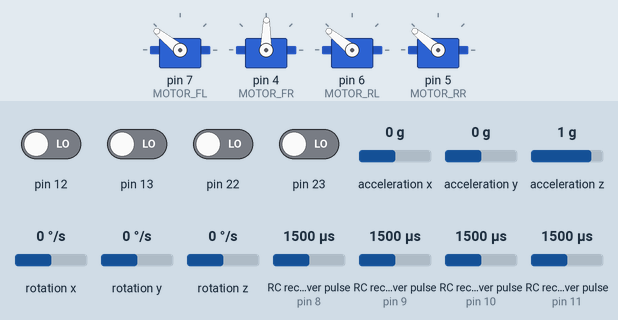
A sketch run on a simulated Arduino Uno, built with avr-gcc and run on an emulated ATmega328P. Parts: 4 × servo. Wiring (inferred from the names in the program): 4 × RC receiver channel: data pin 8 / data pin 9 / data pin 10 / data pin 11; MPU-6050 motion sensor at I2C address 0x68. The test bench sets the inputs (shaded band); at power-on: pin 12, pin 13, pin 22, pin 23 LOW, acceleration x 0 g, RC receiver pulse (sensors on pin 8, pin 9, pin 10, pin 11) 1500 µs, acceleration y 0 g, acceleration z 1 g, rotation x 0 °/s, rotation y 0 °/s, rotation z 0 °/s. What the sketch prints to the serial monitor is not drawn.

Above: at 2.1 s.
2.2 s: acceleration x set to -1.4 g
At 2.64 s:
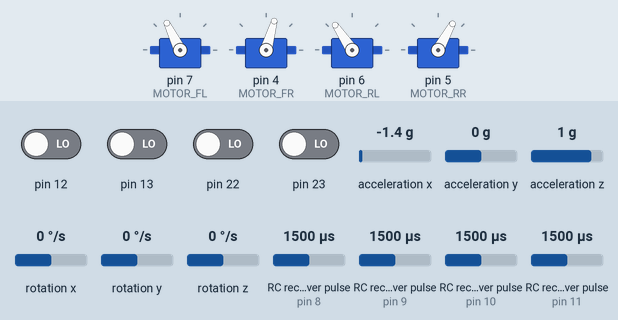
5.2 s: RC receiver pulse (sensor on pin 8) set to 1020 µs
At 5.39 s:
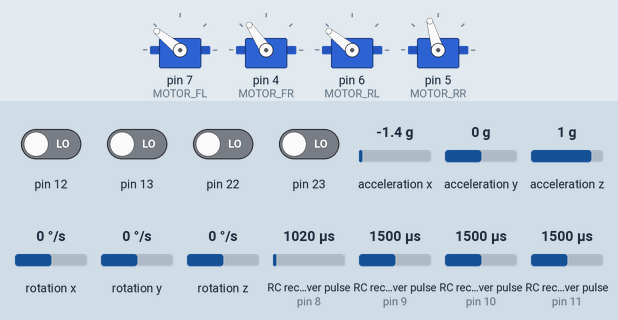
Timing chart, 0 to 19.8 s (numbered marks = the images above; inputs shaded):
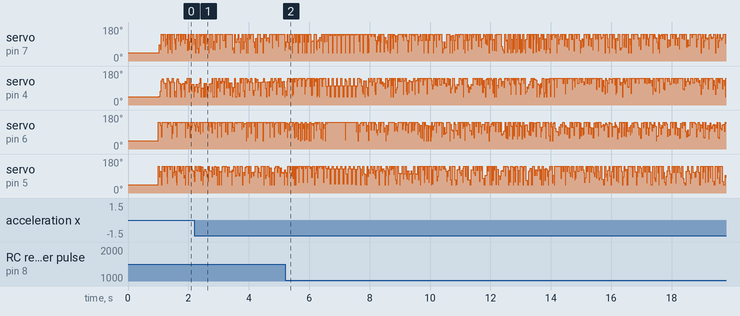

The sketch:

PID_TEST.ino
```cpp
#include <Wire.h>
#include <Servo.h>

// ========== أطراف المحركات ==========
#define MOTOR_FL  7
#define MOTOR_FR  4
#define MOTOR_RL  6 //7
#define MOTOR_RR  5

Servo escFL, escFR, escRL, escRR;

// ========== أطراف استقبال PWM من الريسيڤر ==========
#define RC_ROLL_PIN     8   // PB0
#define RC_PITCH_PIN    9   // PB1
#define RC_THROTTLE_PIN 10  // PB2
#define RC_YAW_PIN      11  // PB3

volatile uint16_t rc_values[4] = {1500, 1500, 1000, 1500};
volatile uint32_t rc_rise_time[4] = {0};
volatile bool rc_updated = false;

uint16_t rc_roll, rc_pitch, rc_throttle, rc_yaw;
unsigned long lastRxTime = 0;

// ========== إعدادات MPU6050 ==========
const int MPU_addr = 0x68;
float AccX, AccY, AccZ, GyroX, GyroY, GyroZ;
float gyroXoffset = 0, gyroYoffset = 0, gyroZoffset = 0;
float roll = 0, pitch = 0, yaw = 0;
float accRoll, accPitch;

// متغيرات حلقة التحكم الزمنية الثابتة (250Hz -> 4000us)
unsigned long loop_timer = 0;

// ----- إعدادات الإرسال للماتلاب -----
unsigned long lastSendTime = 0;
const unsigned long sendInterval = 5000; // 5000 ميكروثانية = 5ms (200Hz)

float roll_P_term = 0, roll_I_term = 0, roll_D_term = 0;

float roll_setpoint = 0, pitch_setpoint = 0, yaw_setpoint = 0;
float roll_error = 0, pitch_error = 0, yaw_error = 0;
float roll_integral = 0, pitch_integral = 0, yaw_integral = 0;
float roll_prev_error = 0, pitch_prev_error = 0, yaw_prev_error = 0;
float roll_prev_deriv = 0, pitch_prev_deriv = 0;
float roll_PID = 0, pitch_PID = 0, yaw_PID = 0.02;

float Kp_roll = 9, Ki_roll = 0.01, Kd_roll = 0.3;
float Kp_pitch = 9, Ki_pitch = 0.01, Kd_pitch = 0.3;
float Kp_yaw = 7, Ki_yaw = 0.00, Kd_yaw = 0.0;

int throttle_base = 1000;
const int MIN_PULSE = 1000;
const int MAX_PULSE = 2000;

// تحديث معاملات المرشح التكميلي بدقة حسب المطلوب
const float alpha = 0.9996;
const float beta_acc = 0.0004;

void stopMotors() {
  escFL.writeMicroseconds(1000); escFR.writeMicroseconds(1000);
  escRL.writeMicroseconds(1000); escRR.writeMicroseconds(1000);
}

void calibrateGyro() {
  const int samples = 200;
  for (int i = 0; i < samples; i++) {
    readMPU6050();
    gyroXoffset += GyroX; gyroYoffset += GyroY; gyroZoffset += GyroZ;
    delay(3);
  }
  gyroXoffset /= samples; gyroYoffset /= samples; gyroZoffset /= samples;
}

void readMPU6050() {
  Wire.beginTransmission(MPU_addr); Wire.write(0x3B); Wire.endTransmission(false);
  Wire.requestFrom(MPU_addr, 14, true);
  int16_t ax = Wire.read() << 8 | Wire.read(); int16_t ay = Wire.read() << 8 | Wire.read();
  int16_t az = Wire.read() << 8 | Wire.read(); Wire.read(); Wire.read();
  int16_t gx = Wire.read() << 8 | Wire.read(); int16_t gy = Wire.read() << 8 | Wire.read();
  int16_t gz = Wire.read() << 8 | Wire.read();
  AccX = ax / 16384.0; AccY = ay / 16384.0; AccZ = az / 16384.0;
  GyroX = gx / 131.0; GyroY = gy / 131.0; GyroZ = gz / 131.0;
}

ISR(PCINT0_vect) {
  uint32_t now = micros(); uint8_t pb = PINB;
  for (uint8_t i = 0; i < 4; i++) {
    bool currentState = (pb & (1 << i)) != 0;
    if (currentState) rc_rise_time[i] = now;
    else if (rc_rise_time[i] != 0) {
      uint32_t width = now - rc_rise_time[i];
      if (width >= 900 && width <= 2100) {
        rc_values[i] = (uint16_t)width;
        rc_updated = true;
      }
    }
  }
}

void setup() {
  Serial.begin(115200);
  Wire.begin();

  // إيقاف وضع السكون وتفعيل الحساس
  Wire.beginTransmission(MPU_addr); Wire.write(0x6B); Wire.write(0x00); Wire.endTransmission();

  // تفعيل الفلتر الرقمي الداخلي (DLPF) على مسجل CONFIG (0x1A) بقيمة 0x03 (~43Hz) لامتصاص الاهتزازات
  Wire.beginTransmission(MPU_addr);
  Wire.write(0x1A);
  Wire.write(0x03);
  Wire.endTransmission();

  calibrateGyro();

  escFL.attach(MOTOR_FL); escFR.attach(MOTOR_FR);
  escRL.attach(MOTOR_RL); escRR.attach(MOTOR_RR);
  stopMotors();

  PCICR |= (1 << PCIE0);
  PCMSK0 |= 0x0F;

  lastRxTime = millis();
  lastSendTime = micros();
  loop_timer = micros(); // تهيئة مؤقت الحلقة الزمنية
}

void loop() {
  if (rc_updated) {
    noInterrupts();
    uint16_t r0 = rc_values[0];
    uint16_t r1 = rc_values[1];
    uint16_t r2 = rc_values[2];
    uint16_t r3 = rc_values[3];
    rc_updated = false;
    interrupts();

    rc_roll = r0; rc_pitch = r1; rc_throttle = r2; rc_yaw = r3;
    if (rc_roll > 1490 && rc_roll < 1510) rc_roll = 1500;
    if (rc_pitch > 1490 && rc_pitch < 1510) rc_pitch = 1500;
    if (rc_yaw > 1490 && rc_yaw < 1510) rc_yaw = 1500;

    roll_setpoint = map_float(constrain(rc_roll, 1000, 2000), 1000, 2000, -30.0, 30.0);
    pitch_setpoint = map_float(constrain(rc_pitch, 1000, 2000), 1000, 2000, -30.0, 30.0);
    yaw_setpoint = map_float(constrain(rc_yaw, 1000, 2000), 1000, 2000, -200.0, 200.0);
    throttle_base = constrain(rc_throttle, 1000, 2000);
    lastRxTime = millis();
  }

  // ===== التعديل الهيكلي الحرج للأمان =====
  if ((millis() - lastRxTime > 1000) || (rc_throttle < 1020)) {
    stopMotors();
    roll_integral = 0; pitch_integral = 0; yaw_integral = 0;
    roll_P_term = roll_I_term = roll_D_term = 0;
    throttle_base = 1000;

    // ضمان مزامنة الوقت حتى عند توقف المحركات
    while (micros() - loop_timer < 4000);
    loop_timer = micros();
    return;
  }

  // تثبيت فترة الزمن (dt) بشكل دقيق وصارم على 4000 ميكروثانية (0.004 ثانية)
  float dt = 0.004;

  readMPU6050();
  accRoll = atan2(AccY, AccZ) * 180.0 / PI;
  accPitch = atan2(-AccX, sqrt(AccY * AccY + AccZ * AccZ)) * 180.0 / PI;

  // دمج قراءات الحساسات باستخدام المرشح التكميلي بالمعاملات الجديدة الدقيقة (0.9996 و 0.0004)
  roll = alpha * (roll + (GyroX - gyroXoffset) * dt) + beta_acc * accRoll;
  pitch = alpha * (pitch + (GyroY - gyroYoffset) * dt) + beta_acc * accPitch;

  int m1 = 1000, m2 = 1000, m3 = 1000, m4 = 1000;

  if (throttle_base > 1050 && (millis() - lastRxTime <= 1000)) {
    roll_error = roll_setpoint - roll;
    pitch_error = pitch_setpoint - pitch;
    yaw_error = yaw_setpoint - (GyroZ - gyroZoffset);

    roll_integral += roll_error * dt;
    pitch_integral += pitch_error * dt;
    yaw_integral += yaw_error * dt;

    roll_integral = constrain(roll_integral, -600.0, 600.0);
    pitch_integral = constrain(pitch_integral, -600.0, 600.0);
    yaw_integral = constrain(yaw_integral, -100.0, 100.0);

    float roll_deriv = (roll_error - roll_prev_error) / dt;
    float pitch_deriv = (pitch_error - pitch_prev_error) / dt;
    float yaw_deriv = (yaw_error - yaw_prev_error) / dt;

    roll_prev_deriv = roll_deriv;
    pitch_prev_deriv = pitch_deriv;

    roll_P_term = Kp_roll * roll_error;
    roll_I_term = Ki_roll * roll_integral;
    roll_D_term = Kd_roll * roll_deriv;

    roll_PID = roll_P_term + roll_I_term + roll_D_term;
    pitch_PID = Kp_pitch * pitch_error + Ki_pitch * pitch_integral + Kd_pitch * pitch_deriv;
    yaw_PID = Kp_yaw * yaw_error + Ki_yaw * yaw_integral + Kd_yaw * yaw_deriv;

    roll_PID = constrain(roll_PID, -600, 600);
    pitch_PID = constrain(pitch_PID, -600, 600);
    yaw_PID = constrain(yaw_PID, -300, 300);

    roll_prev_error = roll_error;
    pitch_prev_error = pitch_error;
    yaw_prev_error = yaw_error;

    m1 = throttle_base + roll_PID - pitch_PID + yaw_PID;
    m2 = throttle_base - roll_PID - pitch_PID - yaw_PID;
    m3 = throttle_base + roll_PID + pitch_PID - yaw_PID;
    m4 = throttle_base - roll_PID + pitch_PID + yaw_PID;

    escFL.writeMicroseconds(constrain(m1, MIN_PULSE, MAX_PULSE));
    escFR.writeMicroseconds(constrain(m2, MIN_PULSE, MAX_PULSE));
    escRL.writeMicroseconds(constrain(m3, MIN_PULSE, MAX_PULSE));
    escRR.writeMicroseconds(constrain(m4, MIN_PULSE, MAX_PULSE));
  } else {
    stopMotors();
    roll_integral = 0; pitch_integral = 0; yaw_integral = 0;
    roll_P_term = roll_I_term = roll_D_term = 0;
  }

  // ========== إرسال البيانات للماتلاب ==========
  if (micros() - lastSendTime >= sendInterval) {
    lastSendTime = micros();
    unsigned long now = micros();
    Serial.print(now);
    Serial.print(",");
    Serial.print(throttle_base);
    Serial.print(",");
    Serial.print(GyroX - gyroXoffset, 2);
    Serial.print(",");
    Serial.print(roll, 2);
    Serial.print(",");
    Serial.print(roll_error, 2);
    Serial.print(",");
    Serial.print(roll_P_term, 2);
    Serial.print(",");
    Serial.print(roll_I_term, 2);
    Serial.print(",");
    Serial.println(roll_D_term, 2);
  }

  // حلقة الانتظار الصارمة لضمان اكتمال دورة الـ 4000 ميكروثانية בדיוק (250Hz)
  while (micros() - loop_timer < 4000);
  loop_timer = micros();
}

float map_float(float x, float in_min, float in_max, float out_min, float out_max) {
  return (x - in_min) * (out_max - out_min) / (in_max - in_min) + out_min;
}
```
